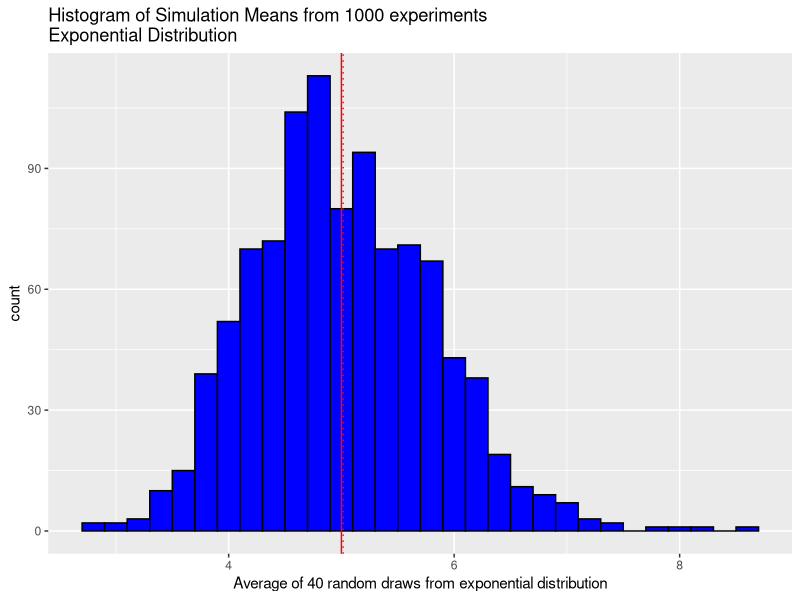
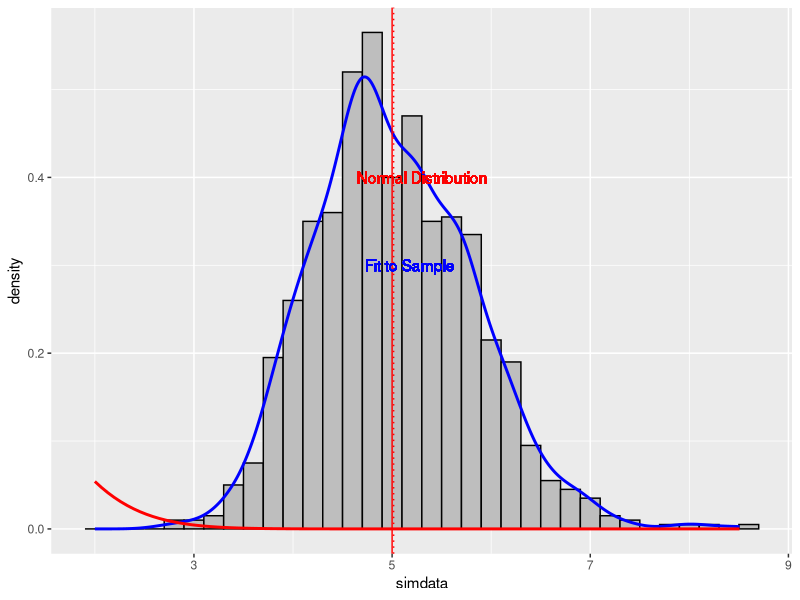

Generate these figures, in order, with R:
## ---- chunk 1
library(plyr)
library(ggplot2)
## ---- chunk 2
simulations <- 1000
draws <- 40
lambda <- 0.2
## ---- chunk 3
plotfn <- function(vals, lmd) {
    plot1 <- ggplot(simdata, aes(x = simdata)) +
        geom_histogram(binwidth = 0.2, color="black", fill="blue") +
        labs(title=paste("Histogram of Simulation Means from 1000 experiments\n",
            "Exponential Distribution",sep="")) +
        labs(x="Average of 40 random draws from exponential distribution") +
    geom_vline(xintercept=mean(vals$simdata), linetype="dotted", color="red") + 
    geom_vline(xintercept=1/lmd, color="red") 
    print(plot1)    
}
## ---- chunk 4
simdata <- apply(matrix(rexp(simulations * draws, lambda), simulations), 1, mean)
simdata <- data.frame(simdata)
plotfn(simdata, lambda)
## ---- chunk 5
# Calculate mean of all experiments (x bar)
simdata.mean <- mean(simdata$simdata)

# Calculate the theoretical mean (mu)
expdist.mean <- 1/lambda
## ---- chunk 6
# Calculate mean of all experiments (s^2)
simdata.var <- var(simdata$simdata)

# Calculate the theoretical variance (E[x bar] = sigma^2/n)
expdist.var <- expdist.mean^2/draws
## ---- chunk 7
plotdist <- function(dst, lmd, nmean, nvar) {
    x1 <- paste("N(", nmean, ",", sqrt(nvar), ")",sep="")
    plot2 <- ggplot(dst) +
        geom_histogram(aes(x = simdata, y=..density..), binwidth = 0.2, 
                       color="black", fill="grey") +
        geom_density(aes(x = simdata), color="blue", size=1) +
        stat_function( fun=dnorm ,arg=list(mean=nmean, sd=sqrt(nvar)),
                                            color = "red", size=1) +
        geom_vline(xintercept=mean(dst$simdata), linetype="dotted",
                   color="red") + 
        geom_vline(xintercept=1/lmd, color="red") +
        geom_text(aes(2,0.4,label = "Normal Distribution", hjust = -2), color="red") +
        geom_text(aes(2,0.3,label = "Fit to Sample", hjust = -3), 
                  color="blue")
    

    print(plot2)
}

## ---- chunk 8
plotdist(simdata, lambda, expdist.mean, expdist.var)
## ---- chunk 9
plotfn <- function(vals, lmd) {
    plot1 <- ggplot(simdata, aes(x = simdata)) +
        geom_histogram(binwidth = 0.2, color="black", fill="blue") +
        labs(title=paste("Histogram of Simulation Means from 1000 experiments\n",
            "Exponential Distribution",sep="")) +
        labs(x="Average of 40 random draws from exponential distribution") +
    geom_vline(xintercept=mean(vals$simdata), linetype="dotted", color="red") + 
    geom_vline(xintercept=1/lmd, color="red") 
    print(plot1)    
}
## ---- chunk 10
plotdist <- function(dst, lmd, nmean, nvar) {
    plot2 <- ggplot(dst) +
        geom_histogram(aes(x = simdata, y=..density..), binwidth = 0.2, 
                       color="black", fill="grey") +
        geom_density(aes(x = simdata), color="blue", size=1) +
        stat_function( fun=dnorm ,arg=list(mean=nmean, sd=sqrt(nvar)),
                                            color = "red", size=1) +
        geom_vline(xintercept=mean(dst$simdata), linetype="dotted",
                   color="red") + 
        geom_vline(xintercept=1/lmd, color="red") +
        geom_text(aes(2,0.4,label = "Normal Distribution", hjust = -2), color="red") +
        geom_text(aes(2,0.3,label = "Fit to Sample", hjust = -3), 
                  color="blue")
    

    print(plot2)
}
